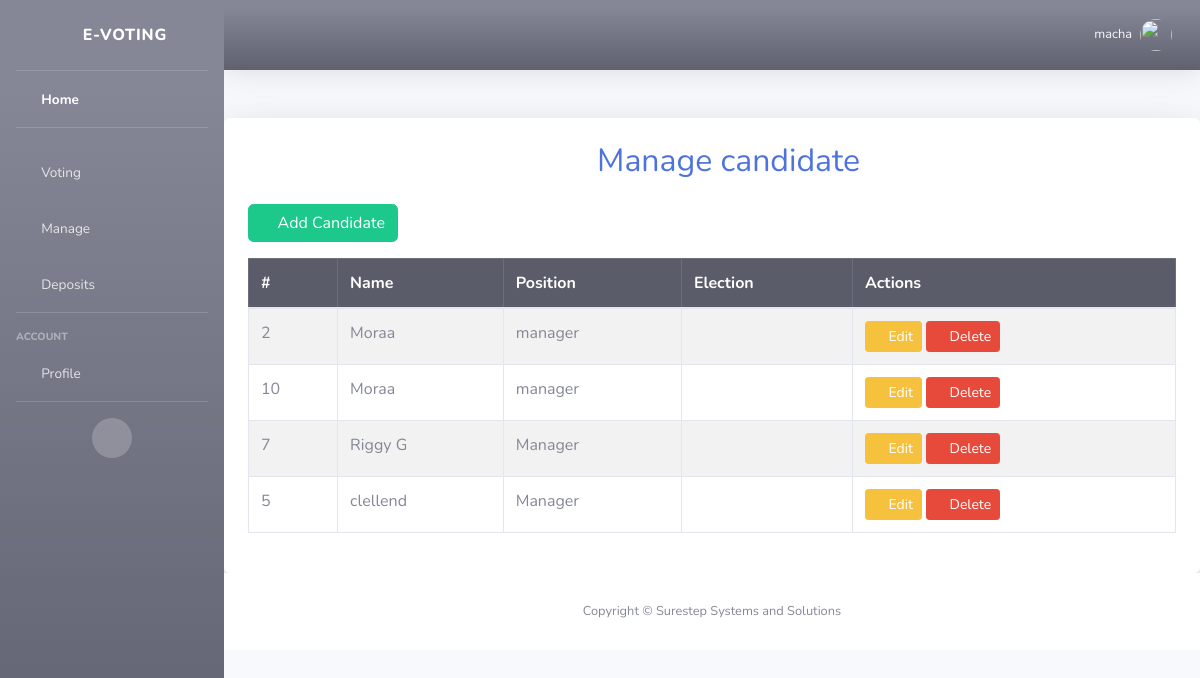
Page /manage_cand (signed in) on the earlier database version.
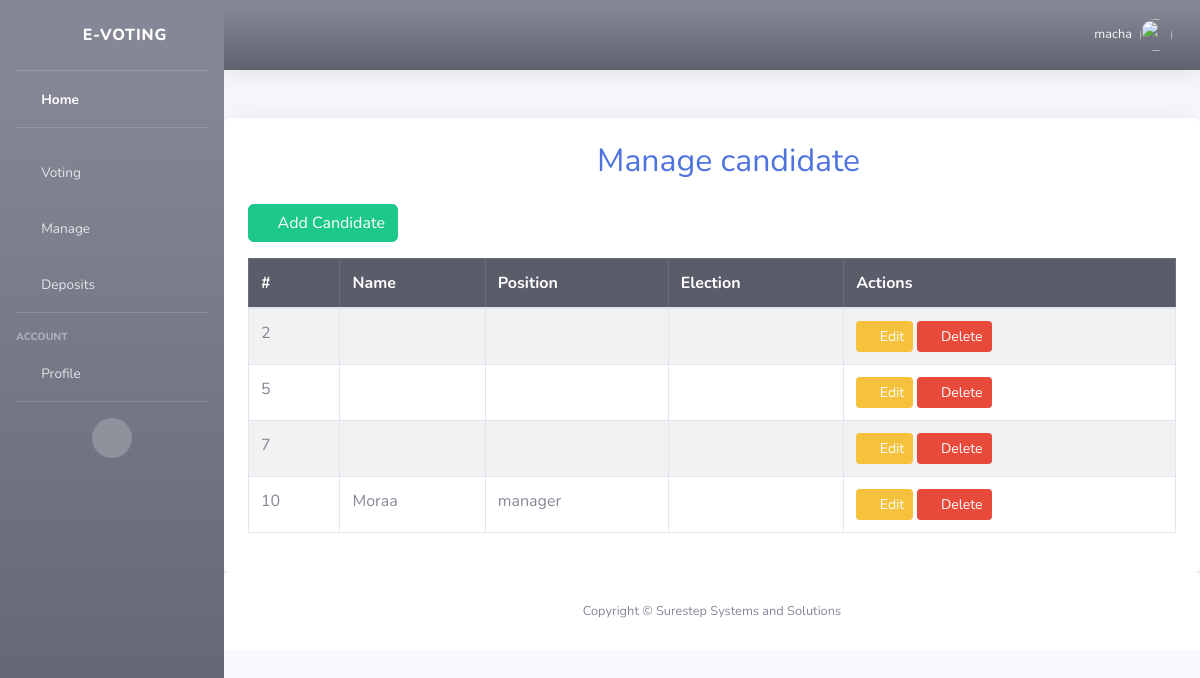
Same page on the later database version.
### webapp/models.py (models this page shows)
class Candidate(models.Model):
    election = models.ForeignKey(Election, on_delete=models.CASCADE, null=True, blank=True)
    name = models.CharField(max_length=200)
    position = models.CharField(max_length=255,default="unknown")
    profile_picture = models.ImageField(upload_to='candidate_pics/', blank=True, null=True)

### webapp/views.py (the view)
# urls.py: path("manage_cand", views.manage_candidates, name='manage_cand'),
@login_required
def manage_candidates(request):
    try:
        position = request.GET.get('position', '')  # Get filter from query params
        if position:
            candidates = Candidate.objects.filter(position=position).order_by('name')
        else:
            candidates = Candidate.objects.all().order_by('name')
    except Exception as e:
        messages.error(request, f"Error fetching candidates: {str(e)}")
        candidates = []
    return render(request, 'manage_cand.html', {'candidates': candidates, 'selected_position': position})

### webapp/templates/manage_cand.html (shortened to what this page needs)
{% extends 'base.html' %}
{% block content %}
<div class="container mt-5 p-4 shadow-lg bg-white rounded">
    <h2 class="text-center text-primary mb-4">
        <i class="fas fa-users"></i> Manage candidate
    </h2>
    <div class="text-end mb-3">
        <a href="{% url 'create_candidate' %}" class="btn btn-success">
            <i class="fas fa-user-plus"></i> Add Candidate
        </a>
    </div>
    <table class="table table-striped table-bordered">
        <thead class="table-dark">
            <tr>
                <th>#</th>
                <th>Name</th>
                <th>Position</th>
                <th>Election</th>
                <th>Actions</th>
            </tr>
        </thead>
        <tbody>
            {% for candidate in candidates %}
            <tr id="candidate-row-{{ candidate.id }}">
                <td>{{ candidate.id }}</td>
                <td id="name-{{ candidate.id }}">{{ candidate.name }}</td>
                <td id="position-{{ candidate.id }}">{{ candidate.position }}</td>
                <td>{{ candidate.election.name }}</td>
                <td>
                    <button onclick="editCandidate({{ candidate.id }})" class="btn btn-warning btn-sm">
                        <i class="fas fa-edit"></i> Edit
                    </button>
                    <button onclick="deleteCandidate({{ candidate.id }})" class="btn btn-danger btn-sm">
                        <i class="fas fa-trash"></i> Delete
                    </button>
                </td>
            </tr>
            {% empty %}
            <tr>
                <td colspan="5" class="text-center">No candidates found.</td>
            </tr>
            {% endfor %}
        </tbody>
    </table>
</div>
{% endblock %}

Differences in the rows shown:
changed Candidate id 2: name "Moraa" → (not shown); position "manager" → (not shown)
changed Candidate id 5: name "clellend" → (not shown); position "Manager" → (not shown); moves up the list
changed Candidate id 7: name "Riggy G" → (not shown); position "Manager" → (not shown); moves down the list
